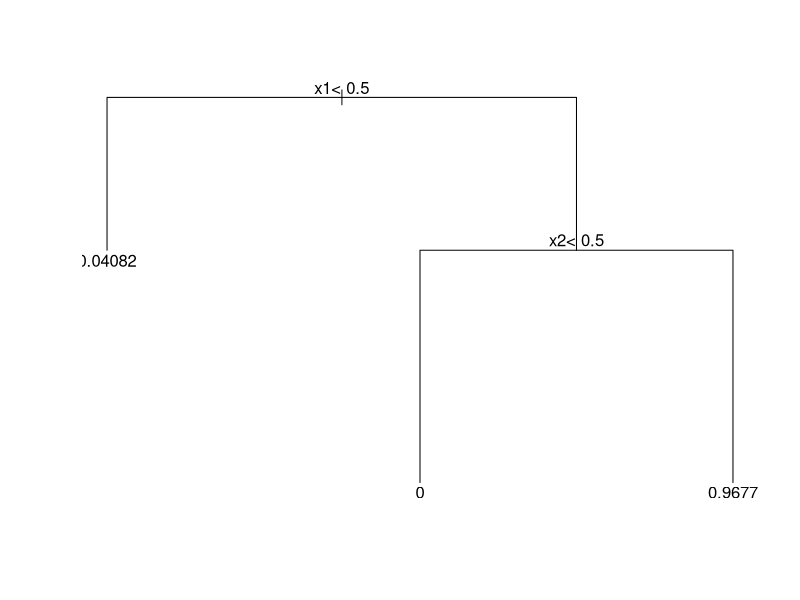
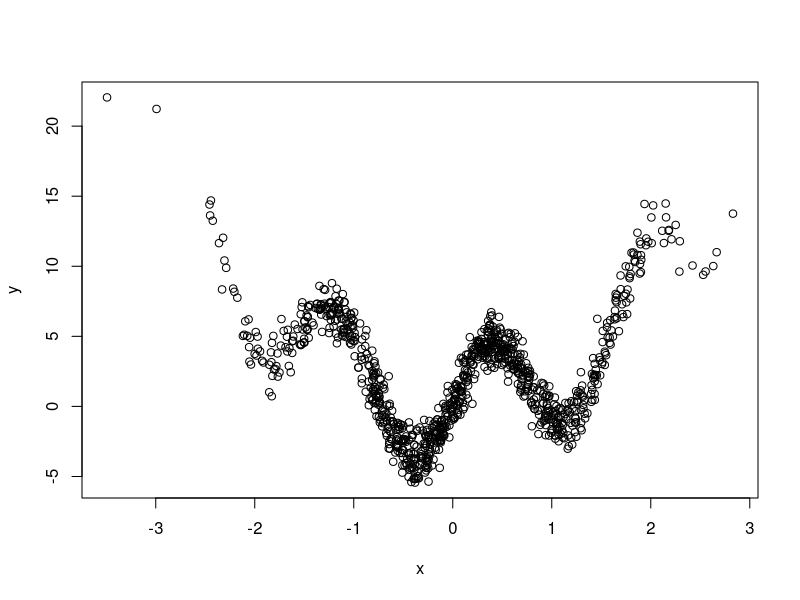
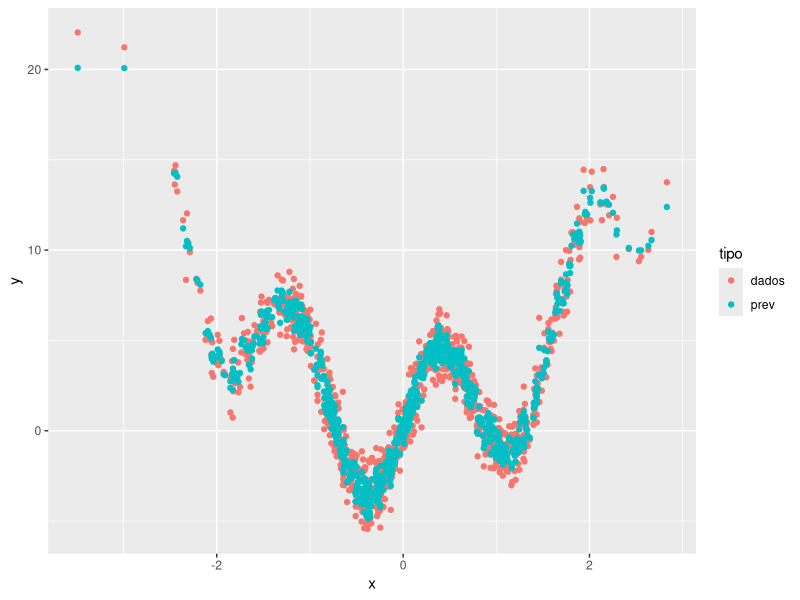

The R script that drew these images, in order:
library(rpart)
library(tidyverse)

x1 <- rbinom(100, 1, 0.5)
x2 <- rbinom(100, 1, 0.5)
y = ifelse(runif(100) < 0.1, 1-x1*x2, x1*x2)

data <- tibble(x1=x1, x2=x2, y=y)
aux = rpart(y~x1+x2, data = data)
plot(aux)
text(aux)

library(randomForest)
n = 1000
x <- rnorm(n)
y = 4*sin(4*x) + 2*x^2 + rnorm(n, 0.1)
plot(x, y)

data = tibble(x=x, y=y)
aux = randomForest(y~x, data=data)
summary(aux)

y_pred = predict(aux, data)

data_real = tibble(x = x, y = y, tipo = "dados")
data_prev = tibble(x = x, y = y_pred, tipo = "prev")
data = rbind(data_real, data_prev)

ggplot(data, aes(x=x, y=y, color=tipo)) +
  geom_point()

summary((y - y_pred)^2)

